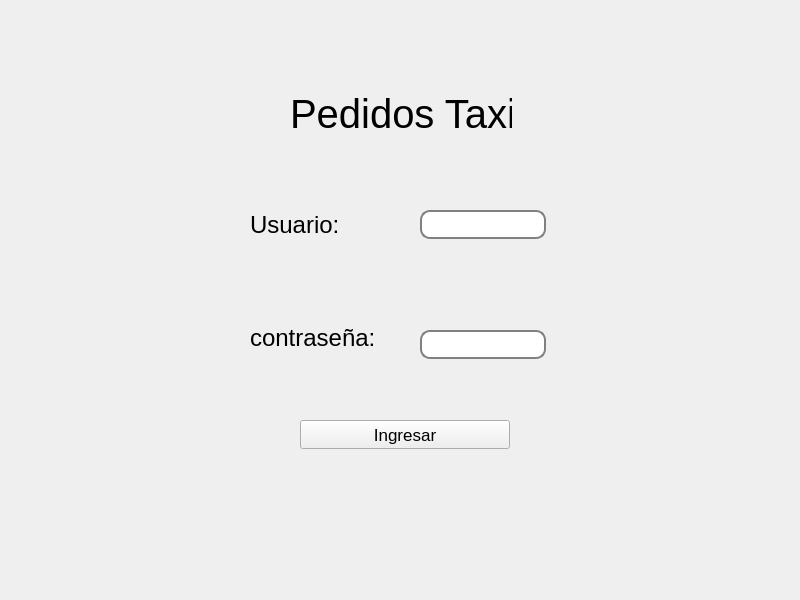
<?xml version="1.0" encoding="UTF-8"?>
<ui version="4.0">
 <class>loginPersonal</class>
 <widget class="QWidget" name="loginPersonal">
  <property name="geometry">
   <rect>
    <x>0</x>
    <y>0</y>
    <width>800</width>
    <height>600</height>
   </rect>
  </property>
  <property name="windowTitle">
   <string>Form</string>
  </property>
  <widget class="QLabel" name="label_4">
   <property name="geometry">
    <rect>
     <x>250</x>
     <y>210</y>
     <width>125</width>
     <height>29</height>
    </rect>
   </property>
   <property name="sizePolicy">
    <sizepolicy hsizetype="Preferred" vsizetype="Fixed">
     <horstretch>0</horstretch>
     <verstretch>0</verstretch>
    </sizepolicy>
   </property>
   <property name="font">
    <font>
     <pointsize>18</pointsize>
    </font>
   </property>
   <property name="text">
    <string>Usuario:</string>
   </property>
  </widget>
  <widget class="QLineEdit" name="usuario">
   <property name="geometry">
    <rect>
     <x>420</x>
     <y>210</y>
     <width>126</width>
     <height>29</height>
    </rect>
   </property>
   <property name="sizePolicy">
    <sizepolicy hsizetype="Preferred" vsizetype="Preferred">
     <horstretch>0</horstretch>
     <verstretch>0</verstretch>
    </sizepolicy>
   </property>
   <property name="maximumSize">
    <size>
     <width>127</width>
     <height>29</height>
    </size>
   </property>
   <property name="styleSheet">
    <string notr="true">border: 2px solid gray;
    border-radius: 10px;
    padding: 0 8px;
    
    selection-background-color: darkgray;</string>
   </property>
  </widget>
  <widget class="QLabel" name="label_2">
   <property name="geometry">
    <rect>
     <x>250</x>
     <y>310</y>
     <width>125</width>
     <height>55</height>
    </rect>
   </property>
   <property name="sizePolicy">
    <sizepolicy hsizetype="Preferred" vsizetype="Preferred">
     <horstretch>0</horstretch>
     <verstretch>0</verstretch>
    </sizepolicy>
   </property>
   <property name="font">
    <font>
     <pointsize>18</pointsize>
    </font>
   </property>
   <property name="text">
    <string>contraseña:</string>
   </property>
  </widget>
  <widget class="QPushButton" name="pushButton_3">
   <property name="geometry">
    <rect>
     <x>300</x>
     <y>420</y>
     <width>210</width>
     <height>29</height>
    </rect>
   </property>
   <property name="sizePolicy">
    <sizepolicy hsizetype="Preferred" vsizetype="Preferred">
     <horstretch>0</horstretch>
     <verstretch>0</verstretch>
    </sizepolicy>
   </property>
   <property name="font">
    <font>
     <pointsize>13</pointsize>
    </font>
   </property>
   <property name="styleSheet">
    <string notr="true"/>
   </property>
   <property name="text">
    <string>Ingresar</string>
   </property>
  </widget>
  <widget class="QLabel" name="label_3">
   <property name="geometry">
    <rect>
     <x>290</x>
     <y>90</y>
     <width>222</width>
     <height>48</height>
    </rect>
   </property>
   <property name="font">
    <font>
     <pointsize>30</pointsize>
     <weight>50</weight>
     <italic>false</italic>
     <bold>false</bold>
     <strikeout>false</strikeout>
    </font>
   </property>
   <property name="text">
    <string>Pedidos Taxi</string>
   </property>
  </widget>
  <widget class="QLineEdit" name="clave">
   <property name="geometry">
    <rect>
     <x>420</x>
     <y>330</y>
     <width>126</width>
     <height>29</height>
    </rect>
   </property>
   <property name="sizePolicy">
    <sizepolicy hsizetype="Preferred" vsizetype="Preferred">
     <horstretch>0</horstretch>
     <verstretch>0</verstretch>
    </sizepolicy>
   </property>
   <property name="maximumSize">
    <size>
     <width>127</width>
     <height>29</height>
    </size>
   </property>
   <property name="styleSheet">
    <string notr="true">border: 2px solid gray;
    border-radius: 10px;
    padding: 0 8px;
    
    selection-background-color: darkgray;</string>
   </property>
  </widget>
 </widget>
 <resources/>
 <connections/>
</ui>
